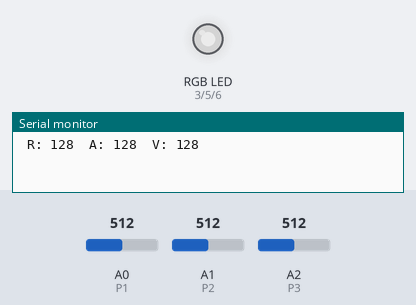
A sketch run on a simulated Arduino Uno, built with avr-gcc and run on an emulated ATmega328P. Parts: an RGB LED mixed from three pins (HIGH = lit), the last lines printed to the serial monitor. The test bench sets the inputs (shaded band); at power-on: A0 (P1) = 512, A1 (P2) = 512, A2 (P3) = 512. Dim RGB values are drawn brighter than linear.

Above: at 2.0 s.
2.1 s: A0 (P1) set to 716
At 3.6 s:
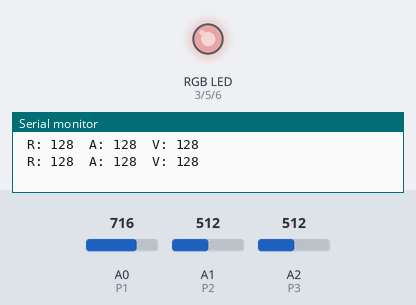
3.9 s: A1 (P2) set to 716
At 5.8 s:
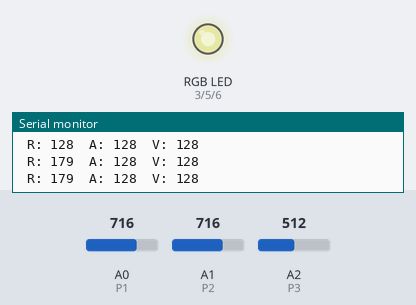
6.4 s: A2 (P3) set to 716
At 7.8 s:
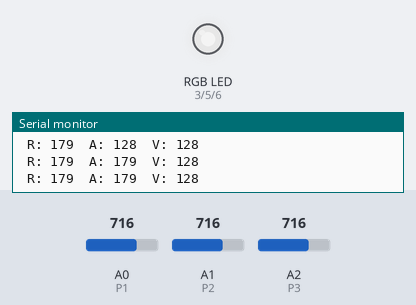
8.9 s: A0 (P1) set to 900
At 10.7 s:
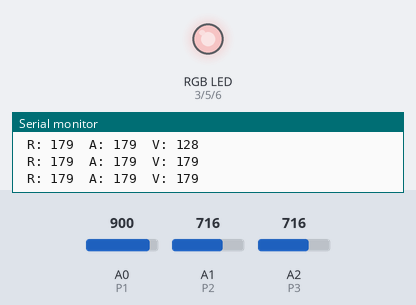
11.1 s: A1 (P2) set to 43
At 12.7 s:
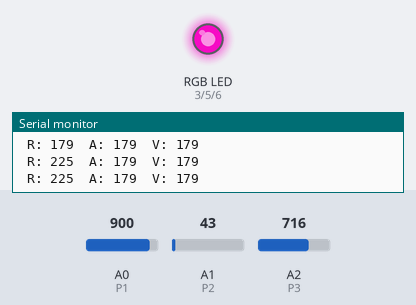
13.6 s: A1 (P2) set to 36
At 15.8 s:
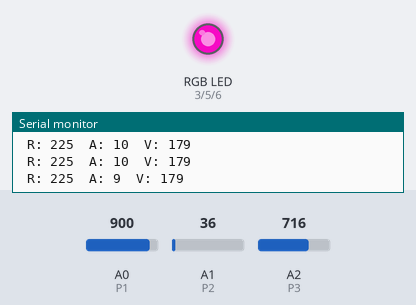
Timing chart, 0 to 17.0 s (numbered marks = the images above; inputs shaded):
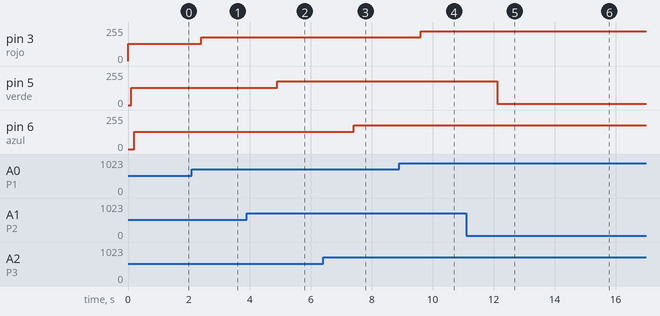

The sketch:

Practica_3.2.ino
```cpp
// VARIABLES
int P1 = A0;
int P2 = A1;
int P3 = A2;
int Lectura1;
int Lectura2;
int Lectura3;
int rojo = 3;
int verde = 5;
int azul = 6;
// INICIALIZACION
void setup()
{
  Serial.begin(9600);
  //PINES A UTILIZAR
 pinMode(P1,INPUT);
 pinMode(P2,INPUT);
 pinMode(P3,INPUT);
   pinMode(rojo,OUTPUT);
   pinMode(verde,OUTPUT);
   pinMode(azul,OUTPUT);
}

void loop()
{
 // ANALICIS DE INFORMACION EN PINES
 Lectura1 = analogRead(P1)/4;
  analogWrite(rojo,Lectura1);
  delay(100);
   Lectura2 = analogRead(P2)/4;
  analogWrite(verde,Lectura2);
  delay(100);
   Lectura3 = analogRead(P3)/4;
  analogWrite(azul,Lectura3);
  delay(1000);
  //IMPRECION DE RESULTADOS
  Serial.print(" R: ");
  Serial.print( Lectura1);
  Serial.print("  A: ");
  Serial.print( Lectura2);
    Serial.print("  V: ");
  Serial.println( Lectura3);
}
```

Measured:
- after the input at 2.1 s, pin 3 (rojo): 128/255 → 179/255 after 0.30 s
- after the input at 3.9 s, pin 5 (verde): 128/255 → 179/255 after 1.0 s
- after the input at 6.4 s, pin 6 (azul): 128/255 → 179/255 after 1.0 s
- after the input at 8.9 s, pin 3 (rojo): 179/255 → 225/255 after 0.71 s
- after the input at 11.1 s, pin 5 (verde): 179/255 → 10/255 after 1.0 s
- after the input at 13.6 s, pin 5 (verde): 10/255 → 9/255 after 0.91 s
